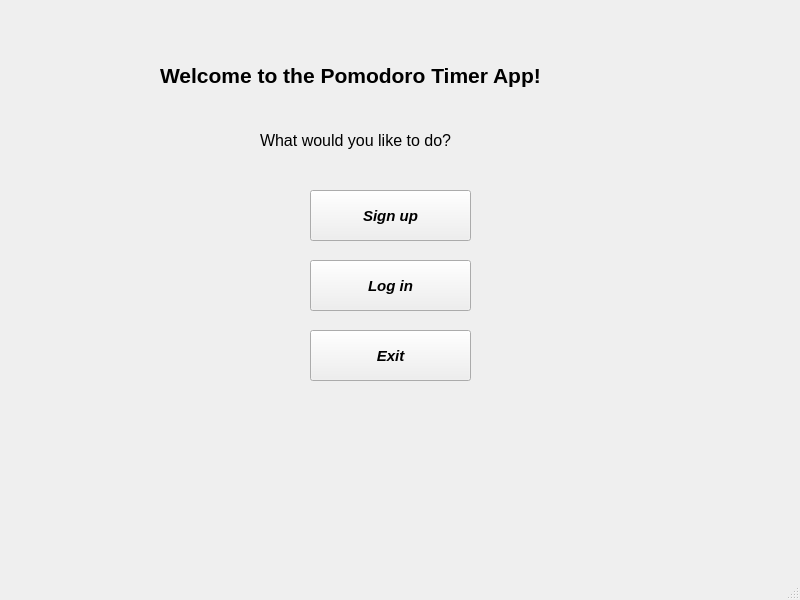
<?xml version="1.0" encoding="UTF-8"?>
<ui version="4.0">
 <class>MainWindow</class>
 <widget class="QMainWindow" name="MainWindow">
  <property name="geometry">
   <rect>
    <x>0</x>
    <y>0</y>
    <width>800</width>
    <height>600</height>
   </rect>
  </property>
  <property name="windowTitle">
   <string>MainWindow</string>
  </property>
  <widget class="QWidget" name="centralwidget">
   <widget class="QLabel" name="label">
    <property name="geometry">
     <rect>
      <x>160</x>
      <y>50</y>
      <width>511</width>
      <height>51</height>
     </rect>
    </property>
    <property name="font">
     <font>
      <pointsize>16</pointsize>
      <bold>true</bold>
     </font>
    </property>
    <property name="text">
     <string>Welcome to the Pomodoro Timer App!</string>
    </property>
   </widget>
   <widget class="QLabel" name="label_2">
    <property name="geometry">
     <rect>
      <x>260</x>
      <y>120</y>
      <width>281</width>
      <height>41</height>
     </rect>
    </property>
    <property name="font">
     <font>
      <pointsize>12</pointsize>
     </font>
    </property>
    <property name="text">
     <string>What would you like to do?</string>
    </property>
   </widget>
   <widget class="QPushButton" name="pushButton">
    <property name="geometry">
     <rect>
      <x>310</x>
      <y>190</y>
      <width>161</width>
      <height>51</height>
     </rect>
    </property>
    <property name="font">
     <font>
      <pointsize>11</pointsize>
      <italic>true</italic>
      <bold>true</bold>
     </font>
    </property>
    <property name="text">
     <string>Sign up</string>
    </property>
   </widget>
   <widget class="QPushButton" name="pushButton_4">
    <property name="geometry">
     <rect>
      <x>310</x>
      <y>260</y>
      <width>161</width>
      <height>51</height>
     </rect>
    </property>
    <property name="font">
     <font>
      <pointsize>11</pointsize>
      <italic>true</italic>
      <bold>true</bold>
     </font>
    </property>
    <property name="text">
     <string>Log in</string>
    </property>
   </widget>
   <widget class="QPushButton" name="pushButton_5">
    <property name="geometry">
     <rect>
      <x>310</x>
      <y>330</y>
      <width>161</width>
      <height>51</height>
     </rect>
    </property>
    <property name="font">
     <font>
      <pointsize>11</pointsize>
      <italic>true</italic>
      <bold>true</bold>
     </font>
    </property>
    <property name="text">
     <string>Exit</string>
    </property>
   </widget>
   <widget class="QLabel" name="label_3">
    <property name="geometry">
     <rect>
      <x>500</x>
      <y>270</y>
      <width>281</width>
      <height>251</height>
     </rect>
    </property>
    <property name="text">
     <string/>
    </property>
    <property name="pixmap">
     <pixmap>C:/Users/gadol/Desktop/Welcome.jpg</pixmap>
    </property>
    <property name="scaledContents">
     <bool>true</bool>
    </property>
   </widget>
  </widget>
  <widget class="QMenuBar" name="menubar">
   <property name="geometry">
    <rect>
     <x>0</x>
     <y>0</y>
     <width>800</width>
     <height>25</height>
    </rect>
   </property>
  </widget>
  <widget class="QStatusBar" name="statusbar"/>
 </widget>
 <resources/>
 <connections/>
</ui>
